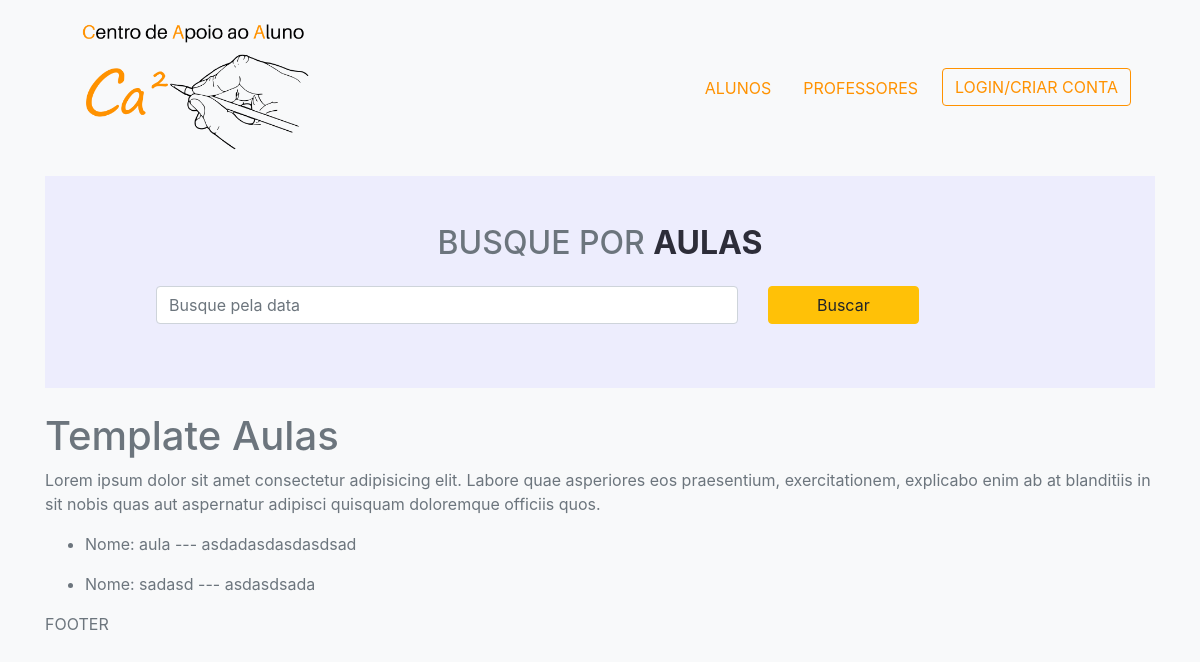
The app's page /, older data.
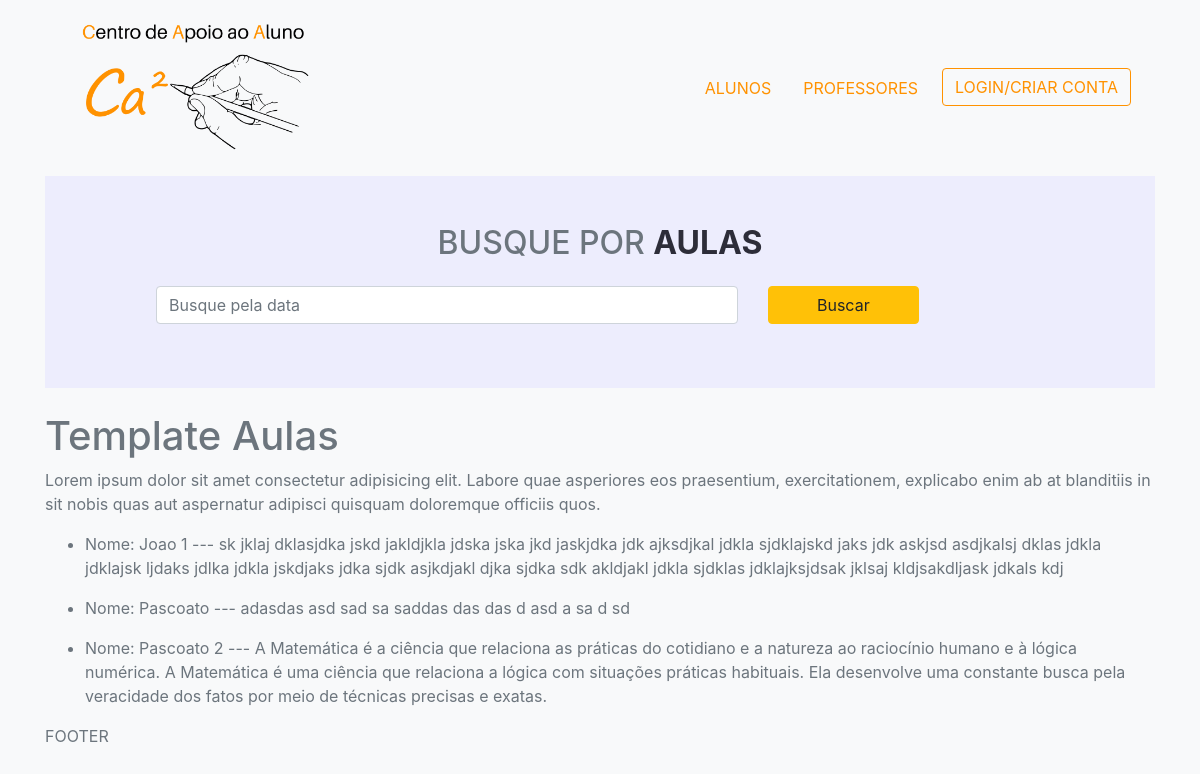
The same page, newer data.
### aulas/models.py (models this page shows, shortened)
class Aula(models.Model):
    professor = models.ForeignKey(Professor, null=True, blank=True, on_delete=models.RESTRICT)
    nome = models.CharField(max_length=200)
    data_aula = models.DateTimeField(null=True, blank=True)
    disciplina = models.CharField(max_length=2000, null=True, blank=True)
    conteudo = models.TextField(null=True, blank=True)
    created = models.DateTimeField(auto_now_add=True)
    pacote = models.ForeignKey(
        'Pacote', on_delete=models.PROTECT, blank=True, null=True)
    sala = models.ForeignKey(
        'Sala', on_delete=models.PROTECT, blank=True, null=True)
    id = models.UUIDField(default=uuid.uuid4, unique=True,
                          primary_key=True, editable=False)

### aulas/views.py (the view)
# urls.py: path('', views.aulas ,name="aulas"),
def aulas(request):
    aulas = Aula.objects.all()
    context = {
        'aulas': aulas
    }
    return render(request, 'aulas/aulas.html', context)

### aulas/templates/aulas/aulas.html
{% extends "main.html" %}
{% block content %}
    <div class="container p-5 mb-4 search-class">
        <div class="container text-center mb-4">
          <h2 class="text-uppercase">Busque por <span class="text-dark font-weight-bold">Aulas</span></h2>
        </div>
        <form action="#" method="get">
                <div class="row mx-5 ">
                        <div class="col-md-8 mb-3">
                            <input class="form-control " id="formInput#search" type="text" name="text" placeholder="Busque pela data" />
                        </div>
                        <div class="col-md-4">
                            <input class="btn btn-warning px-5 " type="submit" value="Buscar" />
                        </div>
                </div>
        </form>
    </div>
<h1>Template Aulas</h1>
<p>Lorem ipsum dolor sit amet consectetur adipisicing elit. Labore quae asperiores eos praesentium, exercitationem, explicabo enim ab at blanditiis in sit nobis quas aut aspernatur adipisci quisquam doloremque officiis quos.</p>
<ul>
    {% for aula in  aulas %}
        <a href="{% url 'aula' aula.id %}" class="text-secondary">
            <li class="mb-3"> Nome: {{aula.nome}} --- {{aula.conteudo}}</li>
        </a>
    {% endfor %}
</ul>
{% endblock content %}

Row changes from the older to the newer data that the page shows:
removed Aula: nome "aula", conteudo "asdadasdasdasdsad"
removed Aula: nome "sadasd", conteudo "asdasdsada"
added Aula: nome "Joao 1", conteudo "sk jklaj dklasjdka jskd jakldjkla jdska jska jkd jaskjdka jdk ajksdjkal jdkla sjdklajskd jaks jdk askjsd asdjkalsj dklas jdkla jdklajsk ljdaks jdlka jdkla jskdjaks jdka sjdk asjkdjakl djka sjdka sdk akldjakl jdkla sjdklas jdklajksjdsak jklsaj kldjsakdljask jdkals kdj"
added Aula: nome "Pascoato", conteudo "adasdas asd sad sa saddas das das d asd a sa d sd"
added Aula: nome "Pascoato 2", conteudo "A Matemática é a ciência que relaciona as práticas do cotidiano e a natureza ao raciocínio humano e à lógica numérica. A Matemática é uma ciência que relaciona a lógica com situações práticas habituais. Ela desenvolve uma constante busca pela veracidade dos fatos por meio de técnicas precisas e exatas."
